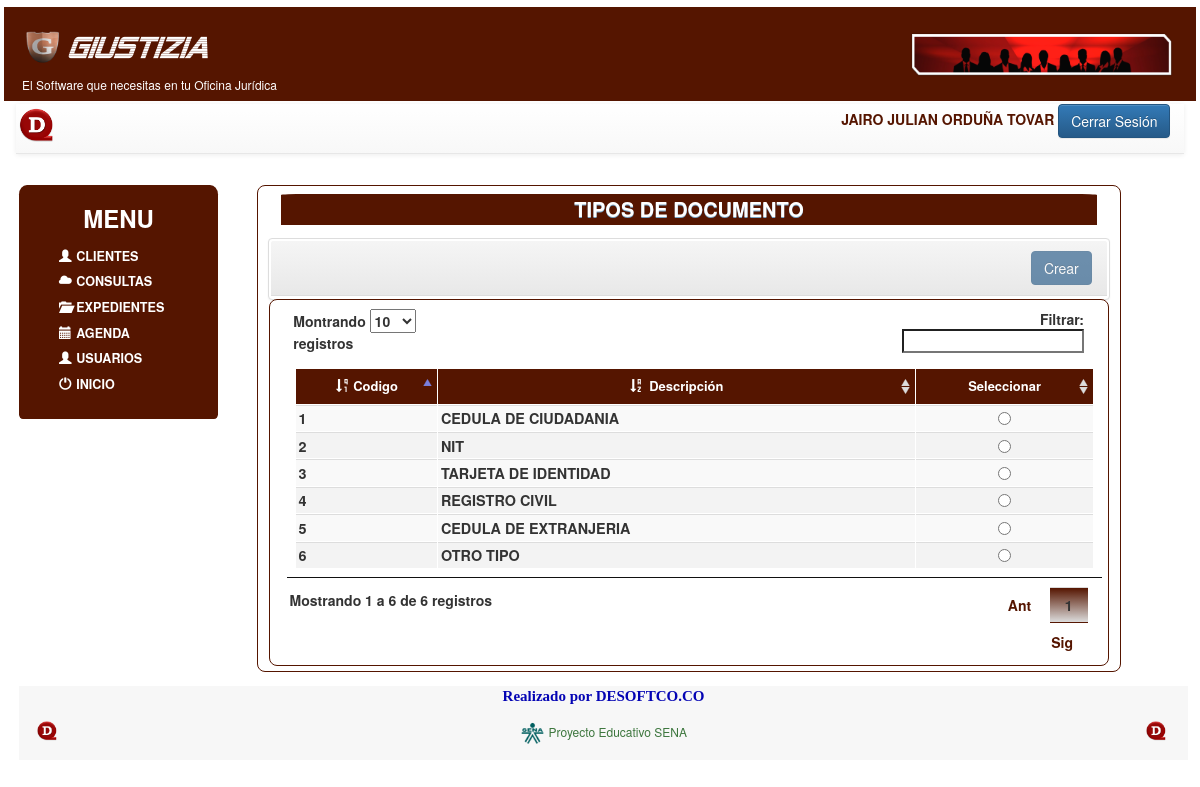
The page /vistas/frm_ListaTipoDocumento.php (signed in) on the database its author committed.
### tables this page shows
CREATE TABLE `tbl_tipodocumento` (
  `tipdoc_Id` int(11) NOT NULL,
  `tipdoc_Descripcion` varchar(25) NOT NULL
);

### model/usuariosModel.php (called while the page is built, shortened)
<?php
	class usuariosModel
	{
		function getTipoDocumentoRelacion($conexion)
		{
			$html = array();
			$qryproceso="SELECT  * FROM tbl_tipodocumento";
			$qry = $conexion->query($qryproceso);
			while ($cursor = $qry->fetch_assoc())
			{
				array_push($html,$cursor);
			}
			return $html;
		}
	}
?>

### vistas/frm_ListaTipoDocumento.php (the view, shortened to what this page needs)
<?php
	$tipousuario=$_SESSION['s_tipusu'];
	include('nav.php');
	include('menu.php');
	include_once('../model/usuariosModel.php');
	$obj_model = new usuariosModel();
	$data = $obj_model -> getTipoDocumentoRelacion($conexion);
?>
	<article class="col-xs-12  col-sm-8 col-md-9 col-lg-9">
		<div class="ibody1 col-xs-12  col-sm-12 col-md-12 col-lg-12">
			<div align='center' class="jumbotron">
			<h8 align='center'><b>TIPOS DE DOCUMENTO</b></h8>
			</div>
			<div >
				<form name="flk_TipoDocumento" id="flk_TipoDocumento" method="POST" action="flk_tipoDocumento.php">
					<div class="row">
						<div class="table-responsive">
						<div class="panel panel-default">
								<div class="panel-heading" align="right">
									<?php
										if ($tipousuario=='1'){
											echo '<input type="button" class="btn btn-primary" data-toggle="modal" data-target="#msg_crear" value="Crear" id="btn_creartipodocumento" >';
											echo ' ';
											echo '<input type="submit" class="btn btn-primary" value="Editar" id="btn_Editar">';
										}
										else{
										     echo '<input type="button" class="btn btn-primary" value="Crear" disabled="disabled" >';
										    } ?>
								</div>
							<div class="ibody1 col-xs-12  col-sm-12 col-md-6 col-lg-6">
							<table id="tbl_TipoDocumentos" class="table table-striped">
								<thead>
									<td align="center"><span class="glyphicon glyphicon-sort-by-order-alt"></span><b> Codigo</b></td>
									<td align="center"><span class="glyphicon glyphicon-sort-by-alphabet"></span><b> Descripción</b></d>
									<td align="center"><b> Seleccionar</b></d>
								</thead>
								<tbody class="tablacontenido" align='center'>
							            <?php
											foreach ($data as $tipodocumento)
											{
												print "<tr>";
												print "<th align='center'> ".$tipodocumento['tipdoc_Id']."</th>";
												print "<th>".$tipodocumento['tipdoc_Descripcion']."</th>";
												echo '<td align="center">';
												echo '<input type="radio" name="tipdocu" id="tipdocu" value="'.$tipodocumento['tipdoc_Id'].'" required>';
										        echo "</td>";
												print "</tr>";
											}
										?>
								</tbody>
							</table>
							</div>
					</div>
				</form>
			</div>
		</div>
	</article>
	</section>
	</div>
<?php
		include('footer.php');
 ?>

### css/miestilo.css (style rules this page uses)
* { margin: 0.3%; padding: 0%; }
article { margin-right: 1%; margin-left: 1%; }
table { border: 1% solid #000549; border-radius: 1% 4% 0% 0%; margin: auto; padding: 1%; -webkit- border-radius: 1% 4% 0% 0%; -moz-border-radius: 1% 4% 0% 0%; }
table thead { background:#551500; color:#fff; }
table tr { font-size: 90%; }
table td { font-size: 90%; }
table td input { border: none; width: 60%; text-align: center; vertical-align: center; }
.ibody1 { background-color: #fff; border: 1px solid #551500; border-radius: 8px; width: 100%; margin: auto; -webkit-border-radius: 8px; -moz-border-radius: 8px; }
.jumbotron { background-color: #551500; border-radius: 3% 3% 0% 0%; margin:1% 1% 1% 1%; padding: 0.1%; -webkit- border-radius: 3% 3% 0% 0%; -moz-border-radius: 3% 3% 0% 0%; }
.jumbotron h8 { color: #fff; font-size: 20px; text-align: center; text-shadow: 0px 1px #77a5c7; }

### rows shown on the page
tbl_tipodocumento: tipdoc_Id "1", tipdoc_Descripcion "CEDULA DE CIUDADANIA"
tbl_tipodocumento: tipdoc_Id "2", tipdoc_Descripcion "NIT"
tbl_tipodocumento: tipdoc_Id "3", tipdoc_Descripcion "TARJETA DE IDENTIDAD"
tbl_tipodocumento: tipdoc_Id "4", tipdoc_Descripcion "REGISTRO CIVIL"
tbl_tipodocumento: tipdoc_Id "5", tipdoc_Descripcion "CEDULA DE EXTRANJERIA"
tbl_tipodocumento: tipdoc_Id "6", tipdoc_Descripcion "OTRO TIPO"

### other values the page prints
$_SESSION['s_nombre'] "JAIRO JULIAN"
$_SESSION['s_apellido'] "ORDUÑA TOVAR"
